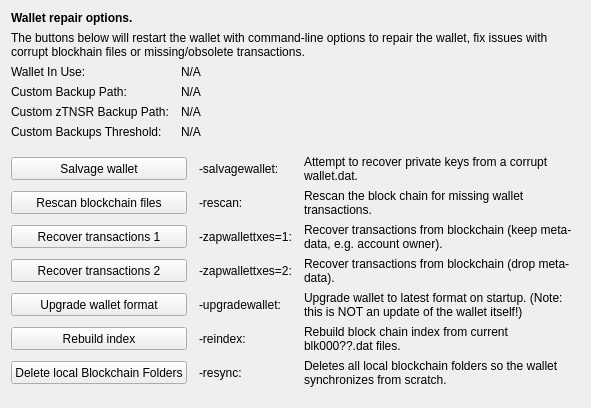
     <widget class="QWidget" name="tab_repair">
      <attribute name="title">
       <string>&amp;Wallet Repair</string>
      </attribute>
      <layout class="QGridLayout" name="gridLayout_4" columnstretch="0,0,0,0">
       <property name="horizontalSpacing">
        <number>12</number>
       </property>
       <item row="0" column="0" colspan="4">
        <widget class="QLabel" name="label_repair_header">
         <property name="font">
          <font>
           <weight>75</weight>
           <bold>true</bold>
          </font>
         </property>
         <property name="text">
          <string>Wallet repair options.</string>
         </property>
        </widget>
       </item>
       <item row="1" column="0" colspan="4">
        <widget class="QLabel" name="label_repair_helptext">
         <property name="font">
          <font>
           <weight>50</weight>
           <bold>false</bold>
          </font>
         </property>
         <property name="text">
          <string>The buttons below will restart the wallet with command-line options to repair the wallet, fix issues with corrupt blockhain files or missing/obsolete transactions.</string>
         </property>
         <property name="wordWrap">
          <bool>true</bool>
         </property>
        </widget>
       </item>
       <item row="2" column="0">
        <widget class="QLabel" name="wallet_path_label">
         <property name="text">
          <string>Wallet In Use:</string>
         </property>
        </widget>
       </item>
       <item row="2" column="1" colspan="3">
        <widget class="QLabel" name="wallet_path">
         <property name="cursor">
          <cursorShape>IBeamCursor</cursorShape>
         </property>
         <property name="text">
          <string>N/A</string>
         </property>
         <property name="textFormat">
          <enum>Qt::PlainText</enum>
         </property>
         <property name="textInteractionFlags">
          <set>Qt::LinksAccessibleByMouse|Qt::TextSelectableByKeyboard|Qt::TextSelectableByMouse</set>
         </property>
        </widget>
       </item>
       <item row="3" column="0">
        <widget class="QLabel" name="wallet_custombackuppath_label">
         <property name="visible">
          <bool>false</bool>
         </property>
         <property name="text">
          <string>Custom Backup Path:</string>
         </property>
        </widget>
       </item>
       <item row="3" column="1" colspan="3">
        <widget class="QLabel" name="wallet_custombackuppath">
         <property name="cursor">
          <cursorShape>IBeamCursor</cursorShape>
         </property>
         <property name="visible">
          <bool>false</bool>
         </property>
         <property name="text">
          <string>N/A</string>
         </property>
         <property name="textFormat">
          <enum>Qt::PlainText</enum>
         </property>
         <property name="textInteractionFlags">
          <set>Qt::LinksAccessibleByMouse|Qt::TextSelectableByKeyboard|Qt::TextSelectableByMouse</set>
         </property>
        </widget>
       </item>
       <item row="4" column="0">
        <widget class="QLabel" name="wallet_customztnsrbackuppath_label">
         <property name="visible">
          <bool>false</bool>
         </property>
         <property name="text">
          <string>Custom zTNSR Backup Path:</string>
         </property>
        </widget>
       </item>
       <item row="4" column="1" colspan="3">
        <widget class="QLabel" name="wallet_customztnsrbackuppath">
         <property name="cursor">
          <cursorShape>IBeamCursor</cursorShape>
         </property>
         <property name="visible">
          <bool>false</bool>
         </property>
         <property name="text">
          <string>N/A</string>
         </property>
         <property name="textFormat">
          <enum>Qt::PlainText</enum>
         </property>
         <property name="textInteractionFlags">
          <set>Qt::LinksAccessibleByMouse|Qt::TextSelectableByKeyboard|Qt::TextSelectableByMouse</set>
         </property>
        </widget>
       </item>
       <item row="5" column="0">
        <widget class="QLabel" name="wallet_custombackupthreshold_label">
         <property name="visible">
          <bool>false</bool>
         </property>
         <property name="text">
          <string>Custom Backups Threshold:</string>
         </property>
        </widget>
       </item>
       <item row="5" column="1" colspan="3">
        <widget class="QLabel" name="wallet_custombackupthreshold">
         <property name="cursor">
          <cursorShape>IBeamCursor</cursorShape>
         </property>
         <property name="visible">
          <bool>false</bool>
         </property>
         <property name="text">
          <string>N/A</string>
         </property>
         <property name="textFormat">
          <enum>Qt::PlainText</enum>
         </property>
         <property name="textInteractionFlags">
          <set>Qt::LinksAccessibleByMouse|Qt::TextSelectableByKeyboard|Qt::TextSelectableByMouse</set>
         </property>
        </widget>
       </item>
       <item row="6" column="0">
        <spacer name="verticalSpacer_repair1">
         <property name="orientation">
          <enum>Qt::Vertical</enum>
         </property>
         <property name="sizeHint" stdset="0">
          <size>
           <width>10</width>
           <height>10</height>
          </size>
         </property>
        </spacer>
       </item>
       <item row="7" column="0" colspan="2">
        <widget class="QPushButton" name="btn_salvagewallet">
         <property name="minimumSize">
          <size>
           <width>100</width>
           <height>23</height>
          </size>
         </property>
         <property name="text">
          <string>Salvage wallet</string>
         </property>
        </widget>
       </item>
       <item row="7" column="2">
        <widget class="QLabel" name="label_repair_salvage_command">
         <property name="text">
          <string notr="true">-salvagewallet:</string>
         </property>
        </widget>
       </item>
       <item row="7" column="3">
        <widget class="QLabel" name="label_repair_salvage">
         <property name="text">
          <string>Attempt to recover private keys from a corrupt wallet.dat.</string>
         </property>
         <property name="wordWrap">
          <bool>true</bool>
         </property>
        </widget>
       </item>
       <item row="8" column="0" colspan="2">
        <widget class="QPushButton" name="btn_rescan">
         <property name="minimumSize">
          <size>
           <width>100</width>
           <height>23</height>
          </size>
         </property>
         <property name="text">
          <string>Rescan blockchain files</string>
         </property>
        </widget>
       </item>
       <item row="8" column="2">
        <widget class="QLabel" name="label_repair_rescan_command">
         <property name="text">
          <string notr="true">-rescan:</string>
         </property>
        </widget>
       </item>
       <item row="8" column="3">
        <widget class="QLabel" name="label_repair_rescan">
         <property name="text">
          <string>Rescan the block chain for missing wallet transactions.</string>
         </property>
         <property name="wordWrap">
          <bool>true</bool>
         </property>
        </widget>
       </item>
       <item row="9" column="0" colspan="2">
        <widget class="QPushButton" name="btn_zapwallettxes1">
         <property name="minimumSize">
          <size>
           <width>100</width>
           <height>23</height>
          </size>
         </property>
         <property name="text">
          <string>Recover transactions 1</string>
         </property>
        </widget>
       </item>
       <item row="9" column="2">
        <widget class="QLabel" name="label_repair_zap1_command">
         <property name="text">
          <string notr="true">-zapwallettxes=1:</string>
         </property>
        </widget>
       </item>
       <item row="9" column="3">
        <widget class="QLabel" name="label_repair_zap1">
         <property name="text">
          <string>Recover transactions from blockchain (keep meta-data, e.g. account owner).</string>
         </property>
         <property name="wordWrap">
          <bool>true</bool>
         </property>
        </widget>
       </item>
       <item row="10" column="0" colspan="2">
        <widget class="QPushButton" name="btn_zapwallettxes2">
         <property name="minimumSize">
          <size>
           <width>100</width>
           <height>23</height>
          </size>
         </property>
         <property name="text">
          <string>Recover transactions 2</string>
         </property>
        </widget>
       </item>
       <item row="10" column="2">
        <widget class="QLabel" name="label_repair_zap2_command">
         <property name="text">
          <string notr="true">-zapwallettxes=2:</string>
         </property>
        </widget>
       </item>
       <item row="10" column="3">
        <widget class="QLabel" name="label_repair_zap2">
         <property name="text">
          <string>Recover transactions from blockchain (drop meta-data).</string>
         </property>
         <property name="wordWrap">
          <bool>true</bool>
         </property>
        </widget>
       </item>
       <item row="11" column="0" colspan="2">
        <widget class="QPushButton" name="btn_upgradewallet">
         <property name="minimumSize">
          <size>
           <width>100</width>
           <height>23</height>
          </size>
         </property>
         <property name="text">
          <string>Upgrade wallet format</string>
         </property>
        </widget>
       </item>
       <item row="11" column="2">
        <widget class="QLabel" name="label_repair_upgrade_command">
         <property name="text">
          <string notr="true">-upgradewallet:</string>
         </property>
        </widget>
       </item>
       <item row="11" column="3">
        <widget class="QLabel" name="label_repair_upgrade">
         <property name="text">
          <string>Upgrade wallet to latest format on startup. (Note: this is NOT an update of the wallet itself!)</string>
         </property>
         <property name="wordWrap">
          <bool>true</bool>
         </property>
        </widget>
       </item>
       <item row="12" column="0" colspan="2">
        <widget class="QPushButton" name="btn_reindex">
         <property name="minimumSize">
          <size>
           <width>100</width>
           <height>23</height>
          </size>
         </property>
         <property name="text">
          <string>Rebuild index</string>
         </property>
        </widget>
       </item>
       <item row="12" column="2">
        <widget class="QLabel" name="label_repair_reindex_command">
         <property name="text">
          <string notr="true">-reindex:</string>
         </property>
        </widget>
       </item>
       <item row="12" column="3">
        <widget class="QLabel" name="label_repair_reindex">
         <property name="text">
          <string>Rebuild block chain index from current blk000??.dat files.</string>
         </property>
         <property name="wordWrap">
          <bool>true</bool>
         </property>
        </widget>
       </item>
       <item row="13" column="0" colspan="2">
        <widget class="QPushButton" name="btn_resync">
         <property name="minimumSize">
          <size>
           <width>100</width>
           <height>23</height>
          </size>
         </property>
         <property name="text">
          <string>Delete local Blockchain Folders</string>
         </property>
        </widget>
       </item>
       <item row="13" column="2">
        <widget class="QLabel" name="label_repair_resync_command">
         <property name="text">
          <string>-resync:</string>
         </property>
        </widget>
       </item>
       <item row="13" column="3">
        <widget class="QLabel" name="label_repair_resync">
         <property name="text">
          <string>Deletes all local blockchain folders so the wallet synchronizes from scratch.</string>
         </property>
         <property name="wordWrap">
          <bool>true</bool>
         </property>
        </widget>
       </item>
       <item row="14" column="0">
        <spacer name="verticalSpacer_repair2">
         <property name="orientation">
          <enum>Qt::Vertical</enum>
         </property>
         <property name="sizeHint" stdset="0">
          <size>
           <width>20</width>
           <height>10</height>
          </size>
         </property>
        </spacer>
       </item>
      </layout>
     </widget>
